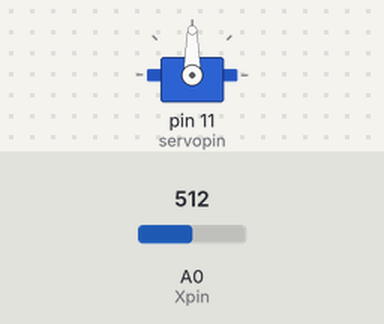
Simulated run of this sketch. Board: Arduino Uno, built with avr-gcc and run on an emulated ATmega328P. On the bench: servo. Inputs (shaded band) come from the test bench; at power-on: A0 (Xpin) = 512.

Above: at 1.2 s.
1.3 s: A0 (Xpin) set to 716
At 2.5 s:
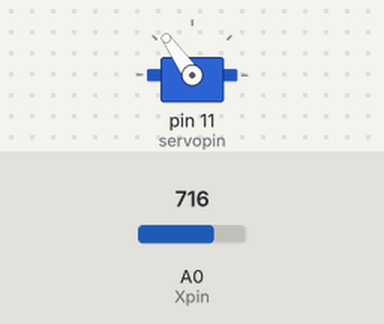
2.8 s: A0 (Xpin) set to 900
At 3.7 s:
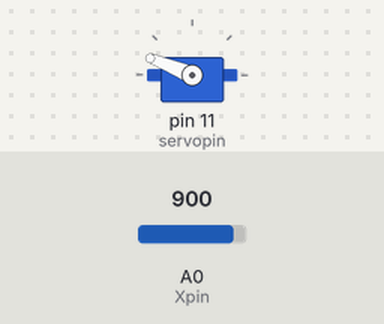
4.3 s: A0 (Xpin) set to 1023
At 4.8 s:
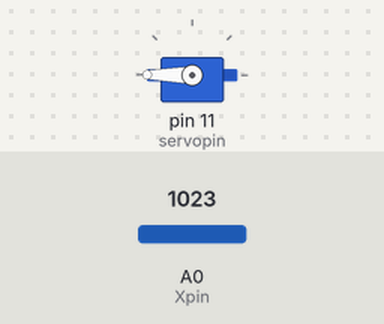
5.8 s: A0 (Xpin) set to 306
At 7.0 s:
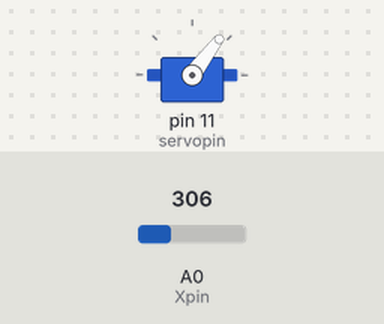
7.3 s: A0 (Xpin) set to 122
At 8.3 s:
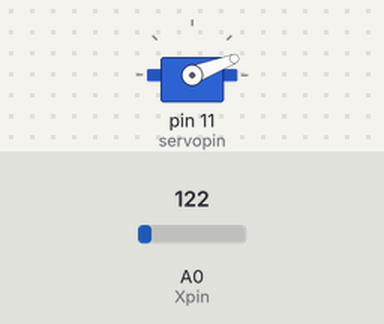
Timing chart, 0 to 9.8 s (numbered marks = the images above; inputs shaded):
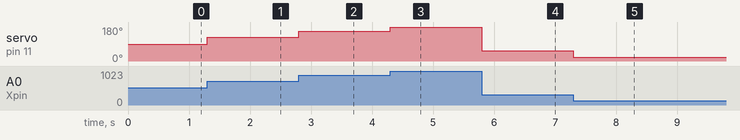

Measured:
- after the input at 1.3 s, servo on pin 11 (servopin): 90° → 125° at once
- after the input at 2.8 s, servo on pin 11 (servopin): 125° → 158° at once
- after the input at 4.3 s, servo on pin 11 (servopin): 158° → 180° at once
- after the input at 5.8 s, servo on pin 11 (servopin): 180° → 53° at once
- after the input at 7.3 s, servo on pin 11 (servopin): 53° → 21° at once

The sketch:

Servo_motor_-_good.ino
```cpp
/*
Using a joystick to control a servo motor. The joystick is programmed to control the position of the servo motor.
The servo motor is powered by a separate battery to prevent the arduino from overheating
whereas the joystick is attached directly to the arduino board. This way we won't burn our Arduino.
*/

#include <Servo.h>  //include this library to begin.

Servo myservo;  // create servo object to control a servo

int servopin = 11; //declaring a variable and assigning it to pin 11 on the Arduino board.

int Xpin = A0;  // declaring a variable and assigning it to one of the analog pin.
int Xval = 0;   //declaring a variable to store the value coming from the analog pin.

void setup() {
  myservo.attach(servopin);  // configuring the servo motor and attaching it to pin 11.
}

void loop() {
  Xval = analogRead(Xpin);        // using the analogRead command to read the value of the Xpin; one of the analog pin used (value between 0 and 1023).
  Xval = map(Xval, 0, 1023, 0, 180);   //using the map function to scale the value coming from that analog pin (value between 0 degree and 180 degree angles).
  myservo.write(Xval);        // using the myservo.write command to set the position of the servo motor based on the scaled value.
}
```
